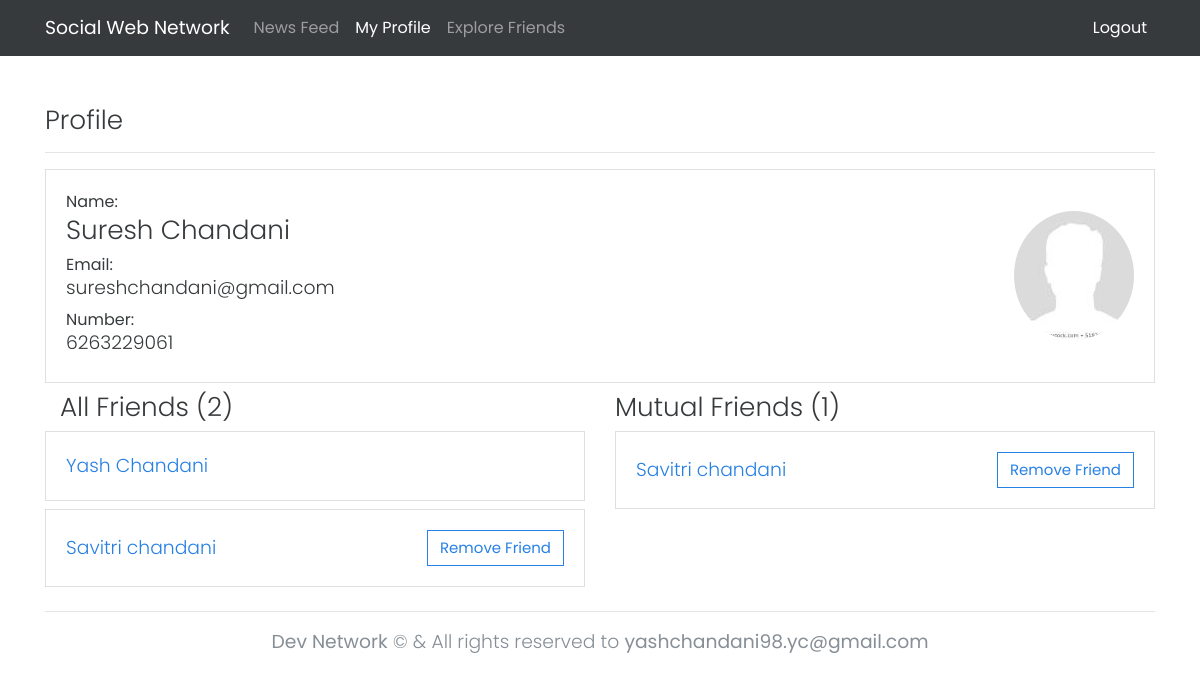
The app's page /accounts/profile/?profileId=4 (signed in) with its own data.
### accounts/models.py (models this page shows, shortened)
class User(models.Model):
	email = models.EmailField(max_length=255, unique=True, null=True)
	name = models.CharField(max_length=255,null=False)
	number = models.CharField(max_length=10,null=False)
	password = models.CharField(max_length=1000,null=False)
	active = models.BooleanField(default=True)
	objects = UserManager()
	USERNAME_FIELD = 'number'
	REQUIRED_FIELDS = []

### accounts/views.py (the view)
class ProfileView(View):
  def get(self,request,*args,**kwargs):
    myProfile = User.objects.get(id=request.GET.get('profileId'))
    total_mutual=0
    print("request.session.get('id')",request.session.get('id'))
    friends = Friends.objects.filter(Q(received_user=request.GET.get('profileId')) | Q(requested_user=request.GET.get('profileId')),active=True)
    allFriends=list()
    for friend in friends:
      if int(friend.received_user) == int(request.GET.get('profileId')):
        friendDetails = User.objects.get(id=friend.requested_user)
        is_friend=Friends.objects.filter(Q(received_user=friend.requested_user,requested_user=request.session['id']) | Q(requested_user=friend.requested_user,received_user=request.session['id']),active=True).count()
      else:
        friendDetails = User.objects.get(id=friend.received_user)
        is_friend=Friends.objects.filter(Q(received_user=friend.received_user,requested_user=request.session['id']) | Q(requested_user=friend.received_user,received_user=request.session['id']),active=True).count()
      print("friendDetails",friendDetails.name)
      print("is_friend",is_friend)
      if is_friend is not 0:
        is_mutual=1
        total_mutual+=1
      else:
        is_mutual=0
      allFriends.append({"friends":friendDetails,"is_mutual":is_mutual})
    return render(request,'pages/myProfile.html',{"friends":allFriends,"totalFriends":len(allFriends),"myProfile":myProfile,"is_my_profile":0,"total_mutual":total_mutual})

### pages/templates/pages/myProfile.html (shortened to what this page needs)
{% extends "base.html" %}
{% block content %}
<div class="profiles-list">
  <header class="page-header d-flex">
    <h3 class="page-heading m-0">
    {% if is_my_profile == 1 %}
      My Profile
    {% else %}
      Profile
    {% endif %}
    </h3>
  </header>
  <hr>
      <div class="card card-posts my-2">
        <div class="card-body d-flex">
          <div class="card-left">
            Name:<h3>{{myProfile.name}}</h3>
            Email:<h5>{{myProfile.email}}</h5>
            Number:<h5>{{myProfile.number}}</h5>
          </div>
          <div class="card-right">
            <img src="/static/images/userdefault.jpg" class="rounded-circle avatar-img z-depth-1-half">
          </div>
        </div>
      </div>
  <header class="page-header d-flex">
    {% if is_my_profile == 1 %}
    <h3 class="page-heading m-0">My Friends ({{totalFriends}})</h3>
    {% else %}
    <div class="col-sm-6">
      <h3 class="page-heading m-0">All Friends ({{totalFriends}})</h3>
    </div>
    <div class="col-sm-6">
      <h3 class="page-heading m-0">Mutual Friends ({{total_mutual}})</h3>
    </div>
    {% endif %}
  </header>
  {% if totalFriends == 0 %}
  <p class="lead text-muted">No friend found yet..</p>
  {% else %}
  {% if is_my_profile == 1 %}
  {% for profile in myFriends %}
  <div class="card card-posts my-2">
    <div class="card-body d-flex">
      <div class="card-left">
        <a href="{% url 'accounts:profile-view' %}?profileId={{profile.requestId}}" class="lead m-0" style="text-decoration:none;">{{profile.name}}</a>
      </div>
      <div class="card-right">
        <a href="{% url 'friends:removeFriend' %}?id={{profile.requestId}}" class="btn btn-outline-primary">Remove friend</a>
      </div>
    </div>
  </div>
  {% endfor %}
  {% else %}
  <div class="row">
  <div class="col-sm-6">
    {% for profile in friends %}
    <div class="card card-posts my-2">
      <div class="card-body d-flex">
        <div class="card-left">
          <a href="{% url 'accounts:profile-view' %}?profileId={{profile.friends.id}}" class="lead m-0" style="text-decoration:none;">{{profile.friends.name}}</a>
        </div>
        {% if profile.friends.id != request.session.id %}
        <div class="card-right">
          {% if  profile.is_mutual %}
            <a href="{% url 'friends:removeFriend' %}?id={{profile.friends.id}}" class="btn btn-outline-primary">Remove Friend</a>
          {% else %}
            <a href="{% url 'friends:addfriend' %}?id={{profile.friends.id}}" class="btn btn-outline-primary">Add Friend</a>
          {% endif %}
        </div>
        {% endif %}
      </div>
    </div>
    {% endfor %}
  </div>
  <div class="col-sm-6">
  {% for profile in friends %}
  {% if  profile.is_mutual %}
  <div class="card card-posts my-2">
    <div class="card-body d-flex">
      <div class="card-left">
        <a href="{% url 'accounts:profile-view' %}?profileId={{profile.friends.id}}" class="lead m-0" style="text-decoration:none;">{{profile.friends.name}}</a>
      </div>
      {% if profile.friends.id != request.session.id %}
      <div class="card-right">
        {% if  profile.is_mutual %}
          <a href="{% url 'friends:removeFriend' %}?id={{profile.friends.id}}" class="btn btn-outline-primary">Remove Friend</a>
        {% else %}
          <a href="{% url 'friends:addfriend' %}?id={{profile.friends.id}}" class="btn btn-outline-primary">Add Friend</a>
        {% endif %}
      </div>
      {% endif %}
    </div>
  </div>
  {% endif %}
  {% endfor %}
  </div>
  {% endif %}
  {% endif %}
</div>
{% endblock content %}

### static/css/main.css (style rules this page uses)
* { box-sizing: border-box; }
body { margin: 0; padding: 0; line-height: 1.5; font-family: Poppins; font-weight: 400; font-size: 1rem; overflow-x: hidden; }
.d-flex { display: flex; flex-direction: row; justify-content: space-between; align-items: center; }

### records on screen
User: name "Suresh Chandani", email "sureshchandani@gmail.com", number "6263229061"
User: friends.name "Yash Chandani"
User: friends.name "Savitri chandani"

### other values on screen
{{ totalFriends }} "2"
{{ total_mutual }} "1"
